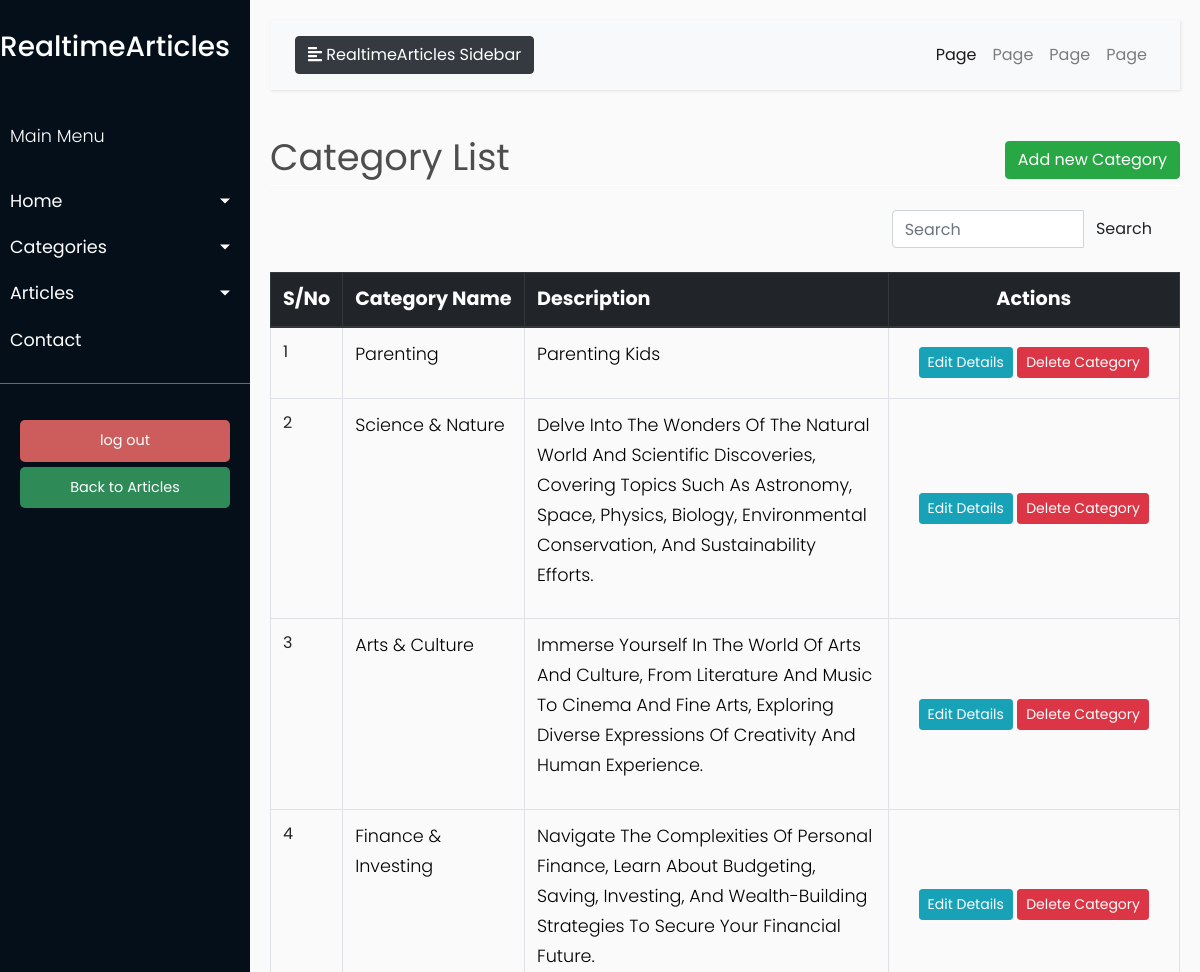
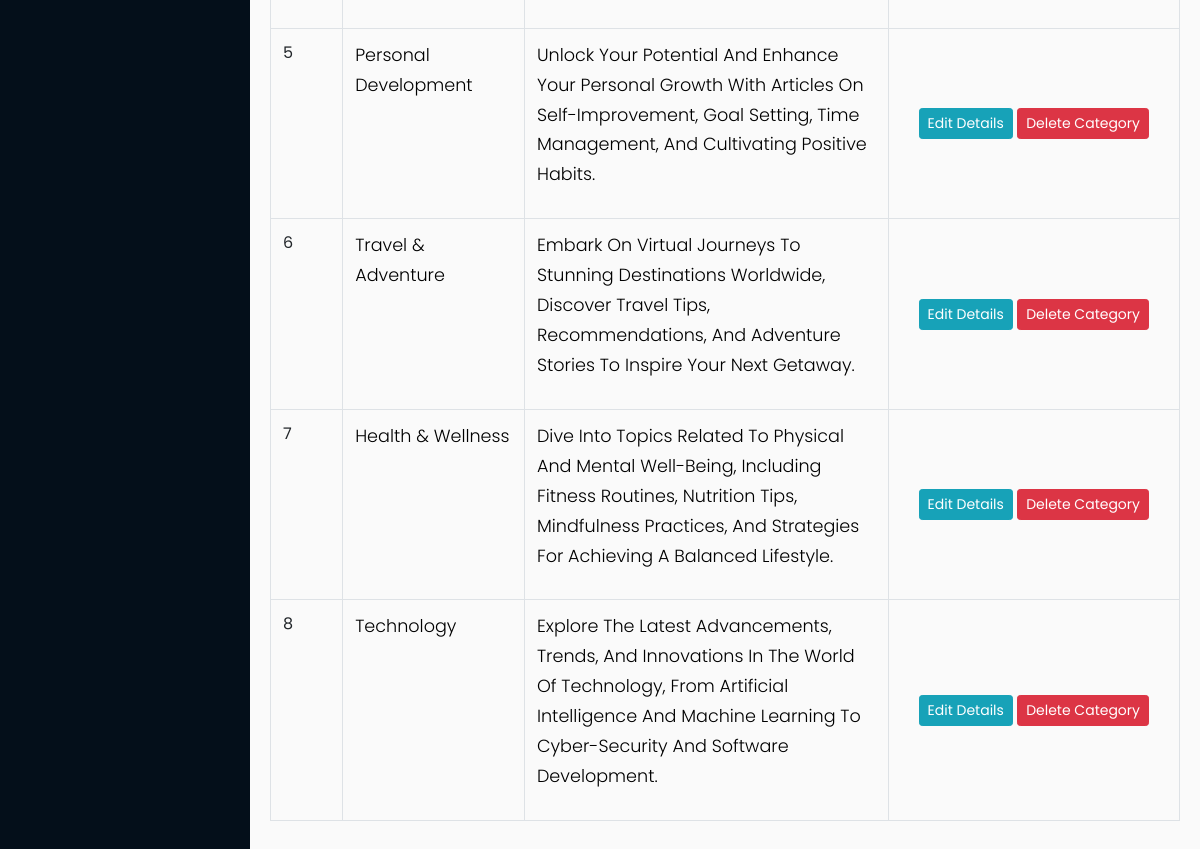
/category_list (signed in), run on the app's committed database (2 pictures, top to bottom).
### models/models.py (models this page shows, shortened)
class Category(db.Model):
    __tablename__ = 'category'
    id = db.Column(db.Integer, primary_key=True)
    name = db.Column(db.String(50), unique=True, nullable=False)
    description = db.Column(db.Text)

### blueprints/article.py (the view)
@article.route('/category_list')
@login_required
def category_list():
    title = 'Category List'
    queryset = Category.query.order_by(Category.id.desc())
    return render_template('admin/category/category_list.html',
                           queryset=queryset, title=title)

### app.py (called while the page is built)
@login.user_loader
def load_user(user_id):
    return User.query.get(int(user_id))

### templates/admin/category/category_list.html (shortened to what this page needs)
{% extends "admin/base.html" %}
{% block content %}
    <div class="row" style="color: #4e4e4e; font-style: bold; font-size: 2.3rem; ">
        <div class="col-md-8">Category List</div>
        <div class="col-md-4">
            <div class="float-md-right">
                <a class="btn btn-success" href="{{ url_for('article.create_category') }}">Add new Category</a>
            </div>
        </div>
    </div>
    <div style="border-bottom: 1px solid white;"></div>
    <br>
    <table class="table table-css table-bordered table-hover">
        <div class="container">
            <div class="row justify-content-end">
                <div class="col-md-4">
                    <form method="get" class="search-form">
                        <div class="input-group">
                            <input type="text" class="form-control" placeholder="Search" aria-label="Search"
                                   aria-describedby="button-addon2">
                            <div class="input-group-append">
                                <button class="btn btn-pink" type="submit" id="button-addon2">Search</button>
                            </div>
                        </div>
                    </form>
                </div>
            </div>
        </div>
        <br>
        <thead class="thead-dark align-middle">
        <tr style="background-color: #343a40; font-size: 1.2rem; color: white; text-transform: capitalize; height: 40px">
           <th width="5%">S/No</th>
            <th width="20%">Category Name</th>
            <th width="40%">Description</th>
            <th style="text-align: center">Actions</th>
        </tr>
        </thead>
        {% if queryset %}
            <tbody>
            {% for category in queryset %}
                <tr>
                   <td>{{ loop.index }}</td>
                    <td>
                        <p style="text-transform: capitalize; color:black">{{ category.name }} </p>
                    </td>
                    <td>
                        <p style="text-transform: capitalize; color:black">{{ category.description }} </p>
                    </td>
                    <td class="align-middle  text-center">
                        <div class="d-inline-block align-middle">
                                            <a href="{{url_for('article.edit_category', category_id =  category.id)}}" class="btn btn-info btn-sm">Edit
                                                Details</a>
                                            <a href="{{url_for('article.delete_category', id =  category.id)}}" class="btn btn-danger btn-sm"> Delete
                                                Category </a>
                        </div>
                    </td>
                </tr>
            {% endfor %}
            </tbody>
        {% endif %}
    </table>
{% endblock content %}

### static/css/admin_css/style.css (style rules this page uses)
body { font-family: 'Poppins', sans-serif; background: #fafafa; }
p { font-family: 'Poppins', sans-serif; font-size: 1.1em; font-weight: 300; line-height: 1.7em; color: #999; }
a, a:hover, a:focus { color: inherit; text-decoration: none; transition: all 0.3s; }

### data on the page
Category: name "Parenting", description "Parenting Kids"
Category: name "Science & Nature", description "Delve Into The Wonders Of The Natural World And Scientific Discoveries, Covering Topics Such As Astronomy, Space, Physics, Biology, Environmental Conservation, And Sustainability Efforts."
Category: name "Arts & Culture", description "Immerse Yourself In The World Of Arts And Culture, From Literature And Music To Cinema And Fine Arts, Exploring Diverse Expressions Of Creativity And Human Experience."
Category: name "Finance & Investing", description "Navigate The Complexities Of Personal Finance, Learn About Budgeting, Saving, Investing, And Wealth-Building Strategies To Secure Your Financial Future."
Category: name "Personal Development", description "Unlock Your Potential And Enhance Your Personal Growth With Articles On Self-Improvement, Goal Setting, Time Management, And Cultivating Positive Habits."
Category: name "Travel & Adventure", description "Embark On Virtual Journeys To Stunning Destinations Worldwide, Discover Travel Tips, Recommendations, And Adventure Stories To Inspire Your Next Getaway."
Category: name "Health & Wellness", description "Dive Into Topics Related To Physical And Mental Well-Being, Including Fitness Routines, Nutrition Tips, Mindfulness Practices, And Strategies For Achieving A Balanced Lifestyle."
Category: name "Technology", description "Explore The Latest Advancements, Trends, And Innovations In The World Of Technology, From Artificial Intelligence And Machine Learning To Cyber-Security And Software Development."
